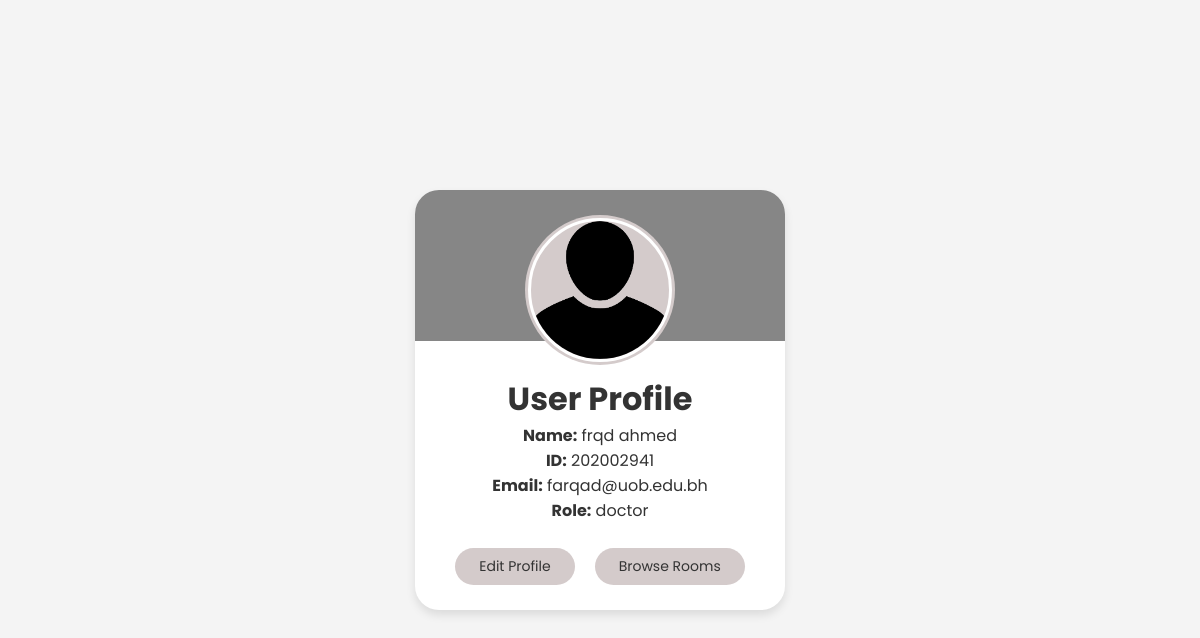
Screenshot of /profile.php (signed in) with the database file from the repository.
### tables this page shows
CREATE TABLE `users` (
  `FName` varchar(100) NOT NULL,
  `LName` varchar(100) NOT NULL,
  `ID` int(11) NOT NULL,
  `Email` varchar(255) NOT NULL,
  `Password` varchar(255) NOT NULL,
  `role` enum('student','doctor','admin') NOT NULL,
  `profile_picture` text DEFAULT NULL
);

### profile.php (the view, shortened to what this page needs)
<?php
require 'connection.php';
$user_id = $_SESSION['active_user_id'];
$sql = "SELECT * FROM users WHERE ID = :id";
$statement = $db->prepare($sql);
$statement->execute(['id' => $user_id]);
$user = $statement->fetch(PDO::FETCH_ASSOC);
?>
<!DOCTYPE html>
<html lang="en">
<head>
    <link rel="stylesheet" href="profile.css">
    <link rel="stylesheet" href="media.css">
    <link href='https://unpkg.com/boxicons@2.1.4/css/boxicons.min.css' rel='stylesheet'>
</head>
<body>
<div class="profile-card">
        <div class="image">
    <img src="<?= $user['profile_picture'] ? $user['profile_picture'] : 'user.png'; ?>" class="profile-img" alt="Profile Picture">
</div>
<div class="text-data">
    <h1>User Profile</h1>
    <p><strong>Name:</strong> <?= $user['FName'] . " " . $user['LName']; ?></p>
    <p><strong>ID:</strong> <?= $user['ID']; ?></p>
    <p><strong>Email:</strong> <?= $user['Email']; ?></p>
    <p><strong>Role:</strong> <?= $user['role']; ?></p>
</div>
<div class="buttons">
<button class="button"><a href="edit_profile.php">Edit Profile</a></button>
<button class="button"><a href="browse_rooms.php">Browse Rooms</a></button>
</div>
</div>
</body>
</html>

### profile.css (style rules this page uses)
* { font-family: "Poppins", sans-serif; margin :0; padding:0; box-sizing: border-box; }
.image { position: relative; height: 150px; width: 150px; border-radius: 50%; background-color: rgb(212, 203, 203); padding: 3px; margin-bottom: 10px; }
.image .profile-img { height: 100%; width: 100%; object-fit: cover; border-radius: 50%; border: 3px solid #fff; }
body { height: 100vh; display: flex; align-items: center; justify-content: center; background-color: #f4f4f4; }
.profile-card { max-width: 370px; width: 100%; background-color: #fff; box-shadow: 0 5px 10px rgba(0,0,0,0.1) ; border-radius: 24px; padding :25px; display : flex ; flex-direction: column; align-items: center; position: relative; }
.profile-card::before { content: ''; position: absolute; top:0; left: 0; border-radius: 24px 24px 0 0 ; height: 36%; width: 100%; background-color: #868686; }
.profile-card .text-data { display : flex ; flex-direction: column; align-items: center; color :#333; }
a { text-decoration : none; color:#333; }
.profile-card .buttons { display: flex; align-items: center; margin-top: 25px; }
.buttons .button { background-color: rgb(212, 203, 203); padding :8px 24px; border: none; color: #333; font-size: 14px; margin :0 10px; border-radius: 24px; font-weight: 400; cursor: pointer; }

### rows the page displays
users: FName "frqd", LName "ahmed", ID "202002941", Email "farqad@uob.edu.bh", role "doctor"
